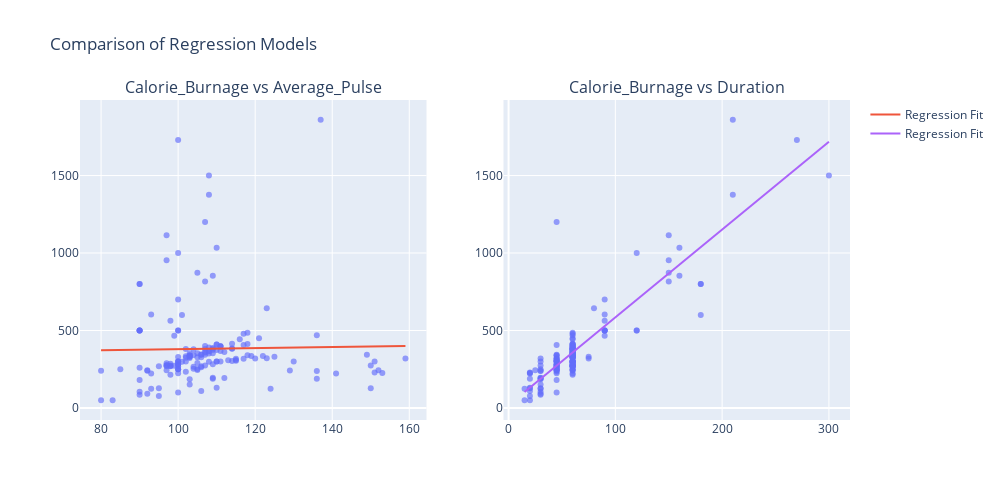

Notebook code for this chart:
### Markdown cell above
#### Question:

We have seen earlier how to apply a simple regression model for predicting Calorie_Burnage from Average_Pulse. There might be another candidate Duration in addition to Average_Pulse. You will need to repeat the above linear regression process to find relationsthip between Calorie_Burnage and Duration.

Comment on the both regression lines: Calorie_Burnage - Average_Pulse and Calorie_Burnage - Duration.

### Code cell
import numpy as np
import plotly.express as px
import plotly.graph_objects as go
from plotly.subplots import make_subplots
from sklearn.linear_model import LinearRegression

df = full_health_data

# Function to create regression plot
def create_regression_plot(x_col, y_col):
    X = df[x_col].values.reshape(-1, 1)
    model = LinearRegression()
    model.fit(X, df[y_col])
    x_range = np.linspace(X.min(), X.max(), 100)
    y_range = model.predict(x_range.reshape(-1, 1))
    
    fig = px.scatter(df, x=x_col, y=y_col, opacity=0.65)
    fig.add_traces(go.Scatter(x=x_range, y=y_range, name='Regression Fit'))
    
    return fig, model.coef_[0], model.score(X, df[y_col])

# Create subplots
fig = make_subplots(rows=1, cols=2, subplot_titles=("Calorie_Burnage vs Average_Pulse", "Calorie_Burnage vs Duration"))

# Average_Pulse vs Calorie_Burnage
fig_pulse, coef_pulse, r2_pulse = create_regression_plot('Average_Pulse', 'Calorie_Burnage')
fig.add_traces(fig_pulse.data, rows=1, cols=1)

# Duration vs Calorie_Burnage
fig_duration, coef_duration, r2_duration = create_regression_plot('Duration', 'Calorie_Burnage')
fig.add_traces(fig_duration.data, rows=1, cols=2)

# Update layout
fig.update_layout(height=500, width=1000, title_text="Comparison of Regression Models")
fig.show()

print(f"Regression coefficient for Average_Pulse: {coef_pulse:.4f}")
print(f"R-squared for Average_Pulse model: {r2_pulse:.4f}")
print(f"Regression coefficient for Duration: {coef_duration:.4f}")
print(f"R-squared for Duration model: {r2_duration:.4f}")

### Figure 1 — Plotly figure (JSON) as saved in the notebook; plotly's stock layout.template omitted (floating-point values rounded to 4 significant figures; data arrays with more than 128 entries replaced by an {"elided": "..."} marker saying what was removed)
{"data": [{"hovertemplate": "Average_Pulse=%{x}<br>Calorie_Burnage=%{y}<extra></extra>", "legendgroup": "", "marker": {"color": "#636efa", "opacity": 0.65, "symbol": "circle"}, "mode": "markers", "name": "", "orientation": "v", "showlegend": false, "type": "scatter", "x": {"elided": "163 int values"}, "xaxis": "x", "y": {"elided": "163 int values"}, "yaxis": "y"}, {"name": "Regression Fit", "type": "scatter", "x": [80, 80.8, 81.6, 82.39, 83.19, 83.99, 84.79, 85.59, 86.38, 87.18, 87.98, 88.78, 89.58, 90.37, 91.17, 91.97, 92.77, 93.57, 94.36, 95.16, 95.96, 96.76, 97.56, 98.35, 99.15, 99.95, 100.7, 101.5, 102.3, 103.1, 103.9, 104.7, 105.5, 106.3, 107.1, 107.9, 108.7, 109.5, 110.3, 111.1, 111.9, 112.7, 113.5, 114.3, 115.1, 115.9, 116.7, 117.5, 118.3, 119.1, 119.9, 120.7, 121.5, 122.3, 123.1, 123.9, 124.7, 125.5, 126.3, 127.1, 127.9, 128.7, 129.5, 130.3, 131.1, 131.9, 132.7, 133.5, 134.3, 135.1, 135.9, 136.7, 137.5, 138.3, 139.1, 139.8, 140.6, 141.4, 142.2, 143.0, 143.8, 144.6, 145.4, 146.2, 147.0, 147.8, 148.6, 149.4, 150.2, 151.0, 151.8, 152.6, 153.4, 154.2, 155.0, 155.8, 156.6, 157.4, 158.2, 159], "xaxis": "x", "y": [373.2, 373.5, 373.8, 374.0, 374.3, 374.5, 374.8, 375.1, 375.3, 375.6, 375.9, 376.1, 376.4, 376.7, 376.9, 377.2, 377.4, 377.7, 378.0, 378.2, 378.5, 378.8, 379.0, 379.3, 379.5, 379.8, 380.1, 380.3, 380.6, 380.9, 381.1, 381.4, 381.6, 381.9, 382.2, 382.4, 382.7, 383.0, 383.2, 383.5, 383.8, 384.0, 384.3, 384.5, 384.8, 385.1, 385.3, 385.6, 385.9, 386.1, 386.4, 386.6, 386.9, 387.2, 387.4, 387.7, 388.0, 388.2, 388.5, 388.7, 389.0, 389.3, 389.5, 389.8, 390.1, 390.3, 390.6, 390.9, 391.1, 391.4, 391.6, 391.9, 392.2, 392.4, 392.7, 393.0, 393.2, 393.5, 393.7, 394.0, 394.3, 394.5, 394.8, 395.1, 395.3, 395.6, 395.8, 396.1, 396.4, 396.6, 396.9, 397.2, 397.4, 397.7, 398.0, 398.2, 398.5, 398.7, 399.0, 399.3], "yaxis": "y"}, {"hovertemplate": "Duration=%{x}<br>Calorie_Burnage=%{y}<extra></extra>", "legendgroup": "", "marker": {"color": "#636efa", "opacity": 0.65, "symbol": "circle"}, "mode": "markers", "name": "", "orientation": "v", "showlegend": false, "type": "scatter", "x": {"elided": "163 int values"}, "xaxis": "x2", "y": {"elided": "163 int values"}, "yaxis": "y2"}, {"name": "Regression Fit", "type": "scatter", "x": [15, 17.88, 20.76, 23.64, 26.52, 29.39, 32.27, 35.15, 38.03, 40.91, 43.79, 46.67, 49.55, 52.42, 55.3, 58.18, 61.06, 63.94, 66.82, 69.7, 72.58, 75.45, 78.33, 81.21, 84.09, 86.97, 89.85, 92.73, 95.61, 98.48, 101.4, 104.2, 107.1, 110, 112.9, 115.8, 118.6, 121.5, 124.4, 127.3, 130.2, 133.0, 135.9, 138.8, 141.7, 144.5, 147.4, 150.3, 153.2, 156.1, 158.9, 161.8, 164.7, 167.6, 170.5, 173.3, 176.2, 179.1, 182.0, 184.8, 187.7, 190.6, 193.5, 196.4, 199.2, 202.1, 205, 207.9, 210.8, 213.6, 216.5, 219.4, 222.3, 225.2, 228.0, 230.9, 233.8, 236.7, 239.5, 242.4, 245.3, 248.2, 251.1, 253.9, 256.8, 259.7, 262.6, 265.5, 268.3, 271.2, 274.1, 277.0, 279.8, 282.7, 285.6, 288.5, 291.4, 294.2, 297.1, 300], "xaxis": "x2", "y": [103.3, 119.6, 135.9, 152.2, 168.6, 184.9, 201.2, 217.5, 233.8, 250.1, 266.4, 282.7, 299.0, 315.3, 331.6, 347.9, 364.2, 380.5, 396.8, 413.1, 429.4, 445.8, 462.1, 478.4, 494.7, 511.0, 527.3, 543.6, 559.9, 576.2, 592.5, 608.8, 625.1, 641.4, 657.7, 674.0, 690.3, 706.6, 723.0, 739.3, 755.6, 771.9, 788.2, 804.5, 820.8, 837.1, 853.4, 869.7, 886.0, 902.3, 918.6, 934.9, 951.2, 967.5, 983.9, 1000.0, 1016.0, 1033.0, 1049.0, 1065.0, 1082.0, 1098.0, 1114.0, 1131.0, 1147.0, 1163.0, 1180.0, 1196.0, 1212.0, 1228.0, 1245.0, 1261.0, 1277.0, 1294.0, 1310.0, 1326.0, 1343.0, 1359.0, 1375.0, 1392.0, 1408.0, 1424.0, 1440.0, 1457.0, 1473.0, 1489.0, 1506.0, 1522.0, 1538.0, 1555.0, 1571.0, 1587.0, 1603.0, 1620.0, 1636.0, 1652.0, 1669.0, 1685.0, 1701.0, 1718.0], "yaxis": "y2"}], "layout": {"annotations": [{"font": {"size": 16}, "showarrow": false, "text": "Calorie_Burnage vs Average_Pulse", "x": 0.225, "xanchor": "center", "xref": "paper", "y": 1, "yanchor": "bottom", "yref": "paper"}, {"font": {"size": 16}, "showarrow": false, "text": "Calorie_Burnage vs Duration", "x": 0.775, "xanchor": "center", "xref": "paper", "y": 1, "yanchor": "bottom", "yref": "paper"}], "height": 500, "title": {"text": "Comparison of Regression Models"}, "width": 1000, "xaxis": {"anchor": "y", "domain": [0, 0.45]}, "xaxis2": {"anchor": "y2", "domain": [0.55, 1]}, "yaxis": {"anchor": "x", "domain": [0, 1]}, "yaxis2": {"anchor": "x2", "domain": [0, 1]}}}
